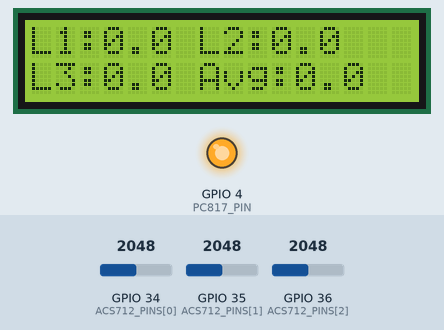
Recording of a sketch running on a simulated ESP32. Shown: 16×2 character LCD, output pins drawn as LEDs (lit = HIGH). The inputs (shaded band) are chosen by the test bench; at power-on: GPIO 34 (ACS712_PINS[0]) = 2048, GPIO 35 (ACS712_PINS[1]) = 2048, GPIO 36 (ACS712_PINS[2]) = 2048 (analog values on the 0–4095 scale).

Above: at 3.2 s.
3.3 s: GPIO 34 (ACS712_PINS[0]) set to 2150
At 4.9 s:
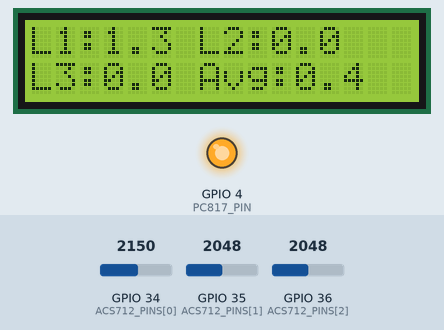
5.2 s: GPIO 34 (ACS712_PINS[0]) set to 2262
At 5.6 s:
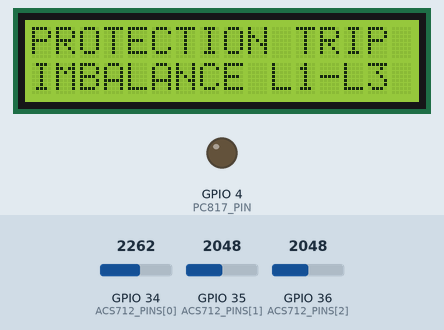
6.7 s: GPIO 34 (ACS712_PINS[0]) set to 2047
At 7.7 s:
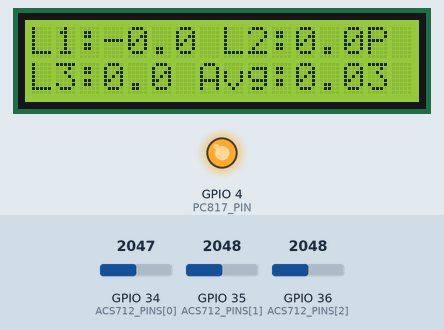
8.3 s: GPIO 35 (ACS712_PINS[1]) set to 2153
At 9.4 s:
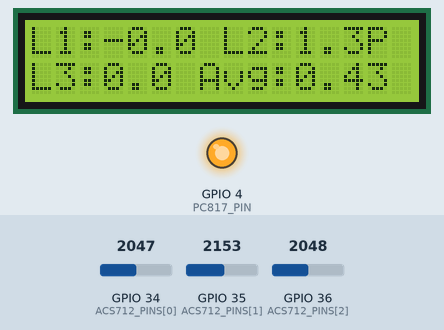
9.9 s: GPIO 35 (ACS712_PINS[1]) set to 2282
At 11.2 s:
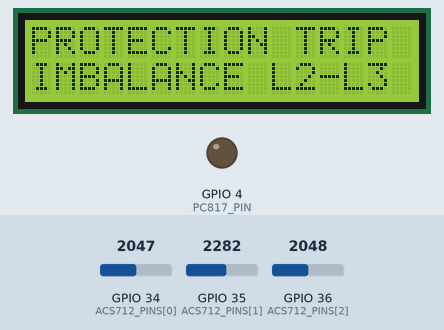
11.5 s: GPIO 35 (ACS712_PINS[1]) set to 2047
At 12.4 s:
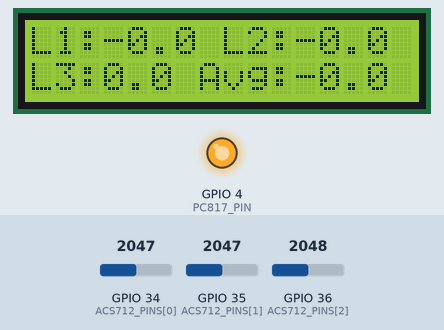
Timing chart, 0 to 14.1 s (numbered marks = the images above; inputs shaded):
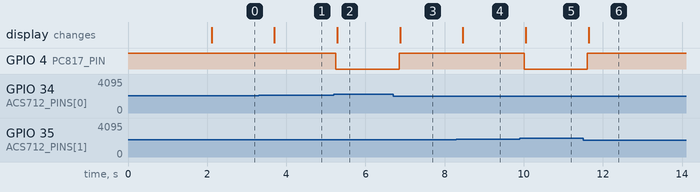

Measured:
- the behaviour switches between 2211 and 2212 on GPIO 34 (ACS712_PINS[0]) (found by bisection; images 1 and 2)
- the behaviour switches between 2210 and 2211 on GPIO 35 (ACS712_PINS[1]) (found by bisection; images 4 and 5)
- after the input at 3.3 s, the display: changes after 0.40 s (image 1)
- after the input at 5.2 s, GPIO 4 (PC817_PIN): HIGH → LOW after 0.05 s; the display: changes after 0.09 s (image 2)
- after the input at 6.7 s, GPIO 4 (PC817_PIN): LOW → HIGH after 0.15 s; the display: changes after 0.18 s (image 3)
- after the input at 8.3 s, the display: changes after 0.16 s (image 4)
- after the input at 9.9 s, GPIO 4 (PC817_PIN): HIGH → LOW after 0.11 s; the display: changes after 0.15 s (image 5)
- after the input at 11.5 s, GPIO 4 (PC817_PIN): LOW → HIGH after 0.11 s; the display: changes after 0.14 s (image 6)

The sketch:

main.ino
```cpp
#include <Wire.h>
#include <LiquidCrystal_I2C.h>
#include <math.h>  // For abs()

// === Hardware Config ===
const byte ACS712_PINS[] = {34, 35, 36};  // L1, L2, L3 analog inputs
const int PC817_PIN = 4;                  // Digital output to opto-isolator

const float SENSITIVITY[] = {0.066, 0.066, 0.100}; // mV/A for 30A, 30A, 20A sensors

// === Protection Settings ===
const float OVERCURRENT_TRIP = 25.0;       // Overcurrent threshold (Amps)
const float RESTART_THRESHOLD = 20.0;      // Current must drop below this to auto-reset
const float IMBALANCE_LIMIT = 2.0;         // Max allowable difference between phases

// === LCD Config ===
LiquidCrystal_I2C lcd(0x27, 16, 2);        // 16x2 I2C LCD

void setup() {
  pinMode(PC817_PIN, OUTPUT);
  digitalWrite(PC817_PIN, HIGH);  // Start with DOL enabled

  lcd.init();
  lcd.backlight();
  lcd.setCursor(0, 0);
  lcd.print("DOL Protection");
  lcd.setCursor(0, 1);
  lcd.print("Initializing...");
  delay(2000);
  lcd.clear();

  analogReadResolution(12);
  analogSetAttenuation(ADC_11db);
}

void loop() {
  float currents[3];
  float avgCurrent = 0;
  bool trip = false;
  String tripMessage = "";

  for (int i = 0; i < 3; i++) {
    currents[i] = getCurrent(i);
    avgCurrent += currents[i];

    if (currents[i] > OVERCURRENT_TRIP) {
      trip = true;
      tripMessage = "PHASE " + String(i + 1) + " OVER!";
    }

    for (int j = 0; j < i; j++) {
      if (abs(currents[i] - currents[j]) > IMBALANCE_LIMIT) {
        trip = true;
        tripMessage = "IMBALANCE L" + String(j + 1) + "-L" + String(i + 1);
      }
    }
  }

  avgCurrent /= 3.0;

  if (trip) {
    digitalWrite(PC817_PIN, LOW);
    lcd.clear();
    lcd.setCursor(0, 0);
    lcd.print("PROTECTION TRIP");
    lcd.setCursor(0, 1);
    lcd.print(tripMessage);
  } else {
    if (avgCurrent < RESTART_THRESHOLD) {
      digitalWrite(PC817_PIN, HIGH);
    }

    lcd.setCursor(0, 0);
    lcd.print("L1:");
    lcd.print(currents[0], 1);
    lcd.print(" L2:");
    lcd.print(currents[1], 1);

    lcd.setCursor(0, 1);
    lcd.print("L3:");
    lcd.print(currents[2], 1);
    lcd.print(" Avg:");
    lcd.print(avgCurrent, 1);
  }

  delay(500);
}

float getCurrent(int phase) {
  int raw = analogRead(ACS712_PINS[phase]);
  float voltage = raw * (3.3 / 4095.0);
  float current = (voltage - 1.65) / SENSITIVITY[phase];
  return current;
}
```
